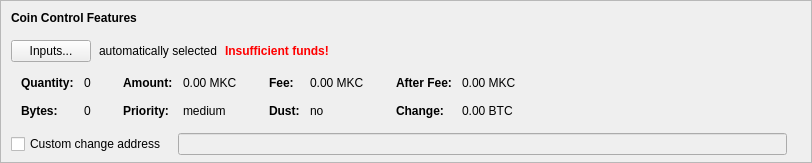
    <widget class="QFrame" name="frameCoinControl">
     <property name="sizePolicy">
      <sizepolicy hsizetype="Expanding" vsizetype="Expanding">
       <horstretch>0</horstretch>
       <verstretch>0</verstretch>
      </sizepolicy>
     </property>
     <property name="maximumSize">
      <size>
       <width>16777215</width>
       <height>16777215</height>
      </size>
     </property>
     <property name="frameShape">
      <enum>QFrame::StyledPanel</enum>
     </property>
     <property name="frameShadow">
      <enum>QFrame::Sunken</enum>
     </property>
     <layout class="QVBoxLayout" name="verticalLayoutCoinControl2">
      <property name="spacing">
       <number>0</number>
      </property>
      <property name="leftMargin">
       <number>0</number>
      </property>
      <property name="topMargin">
       <number>0</number>
      </property>
      <property name="rightMargin">
       <number>0</number>
      </property>
      <property name="bottomMargin">
       <number>6</number>
      </property>
      <item>
       <layout class="QVBoxLayout" name="verticalLayoutCoinControl" stretch="0,0,0,0,1">
        <property name="spacing">
         <number>0</number>
        </property>
        <property name="leftMargin">
         <number>10</number>
        </property>
        <property name="topMargin">
         <number>10</number>
        </property>
        <item>
         <layout class="QHBoxLayout" name="horizontalLayoutCoinControl1">
          <property name="bottomMargin">
           <number>15</number>
          </property>
          <item>
           <widget class="QLabel" name="labelCoinControlFeatures">
            <property name="sizePolicy">
             <sizepolicy hsizetype="Preferred" vsizetype="Maximum">
              <horstretch>0</horstretch>
              <verstretch>0</verstretch>
             </sizepolicy>
            </property>
            <property name="font">
             <font>
              <weight>75</weight>
              <bold>true</bold>
             </font>
            </property>
            <property name="styleSheet">
             <string notr="true">font-weight:bold;</string>
            </property>
            <property name="text">
             <string>Coin Control Features</string>
            </property>
           </widget>
          </item>
         </layout>
        </item>
        <item>
         <layout class="QHBoxLayout" name="horizontalLayoutCoinControl2" stretch="0,0,0,0">
          <property name="spacing">
           <number>8</number>
          </property>
          <property name="bottomMargin">
           <number>10</number>
          </property>
          <item>
           <widget class="QPushButton" name="pushButtonCoinControl">
            <property name="styleSheet">
             <string notr="true"/>
            </property>
            <property name="text">
             <string>Inputs...</string>
            </property>
            <property name="autoDefault">
             <bool>false</bool>
            </property>
           </widget>
          </item>
          <item>
           <widget class="QLabel" name="labelCoinControlAutomaticallySelected">
            <property name="text">
             <string>automatically selected</string>
            </property>
            <property name="margin">
             <number>5</number>
            </property>
           </widget>
          </item>
          <item>
           <widget class="QLabel" name="labelCoinControlInsuffFunds">
            <property name="font">
             <font>
              <weight>75</weight>
              <bold>true</bold>
             </font>
            </property>
            <property name="styleSheet">
             <string notr="true">color:red;font-weight:bold;</string>
            </property>
            <property name="text">
             <string>Insufficient funds!</string>
            </property>
            <property name="margin">
             <number>5</number>
            </property>
           </widget>
          </item>
          <item>
           <spacer name="horizontalSpacerCoinControl">
            <property name="orientation">
             <enum>Qt::Horizontal</enum>
            </property>
            <property name="sizeHint" stdset="0">
             <size>
              <width>40</width>
              <height>1</height>
             </size>
            </property>
           </spacer>
          </item>
         </layout>
        </item>
        <item>
         <widget class="QWidget" name="widgetCoinControl" native="true">
          <property name="sizePolicy">
           <sizepolicy hsizetype="Preferred" vsizetype="Preferred">
            <horstretch>0</horstretch>
            <verstretch>0</verstretch>
           </sizepolicy>
          </property>
          <property name="minimumSize">
           <size>
            <width>0</width>
            <height>0</height>
           </size>
          </property>
          <property name="styleSheet">
           <string notr="true"/>
          </property>
          <layout class="QHBoxLayout" name="horizontalLayoutCoinControl5">
           <property name="leftMargin">
            <number>0</number>
           </property>
           <property name="topMargin">
            <number>0</number>
           </property>
           <property name="rightMargin">
            <number>0</number>
           </property>
           <property name="bottomMargin">
            <number>0</number>
           </property>
           <item>
            <layout class="QHBoxLayout" name="horizontalLayoutCoinControl3" stretch="0,0,0,1">
             <property name="spacing">
              <number>20</number>
             </property>
             <property name="topMargin">
              <number>0</number>
             </property>
             <property name="bottomMargin">
              <number>10</number>
             </property>
             <item>
              <layout class="QFormLayout" name="formLayoutCoinControl1">
               <property name="horizontalSpacing">
                <number>10</number>
               </property>
               <property name="verticalSpacing">
                <number>14</number>
               </property>
               <property name="leftMargin">
                <number>10</number>
               </property>
               <property name="topMargin">
                <number>4</number>
               </property>
               <property name="rightMargin">
                <number>6</number>
               </property>
               <item row="0" column="0">
                <widget class="QLabel" name="labelCoinControlQuantityText">
                 <property name="font">
                  <font>
                   <weight>75</weight>
                   <bold>true</bold>
                  </font>
                 </property>
                 <property name="text">
                  <string>Quantity:</string>
                 </property>
                 <property name="margin">
                  <number>0</number>
                 </property>
                </widget>
               </item>
               <item row="0" column="1">
                <widget class="QLabel" name="labelCoinControlQuantity">
                 <property name="cursor">
                  <cursorShape>IBeamCursor</cursorShape>
                 </property>
                 <property name="contextMenuPolicy">
                  <enum>Qt::ActionsContextMenu</enum>
                 </property>
                 <property name="text">
                  <string notr="true">0</string>
                 </property>
                 <property name="margin">
                  <number>0</number>
                 </property>
                 <property name="textInteractionFlags">
                  <set>Qt::LinksAccessibleByMouse|Qt::TextSelectableByKeyboard|Qt::TextSelectableByMouse</set>
                 </property>
                </widget>
               </item>
               <item row="1" column="0">
                <widget class="QLabel" name="labelCoinControlBytesText">
                 <property name="font">
                  <font>
                   <weight>75</weight>
                   <bold>true</bold>
                  </font>
                 </property>
                 <property name="text">
                  <string>Bytes:</string>
                 </property>
                </widget>
               </item>
               <item row="1" column="1">
                <widget class="QLabel" name="labelCoinControlBytes">
                 <property name="cursor">
                  <cursorShape>IBeamCursor</cursorShape>
                 </property>
                 <property name="contextMenuPolicy">
                  <enum>Qt::ActionsContextMenu</enum>
                 </property>
                 <property name="text">
                  <string notr="true">0</string>
                 </property>
                 <property name="textInteractionFlags">
                  <set>Qt::LinksAccessibleByMouse|Qt::TextSelectableByKeyboard|Qt::TextSelectableByMouse</set>
                 </property>
                </widget>
               </item>
              </layout>
             </item>
             <item>
              <layout class="QFormLayout" name="formLayoutCoinControl2">
               <property name="horizontalSpacing">
                <number>10</number>
               </property>
               <property name="verticalSpacing">
                <number>14</number>
               </property>
               <property name="leftMargin">
                <number>6</number>
               </property>
               <property name="topMargin">
                <number>4</number>
               </property>
               <property name="rightMargin">
                <number>6</number>
               </property>
               <item row="0" column="0">
                <widget class="QLabel" name="labelCoinControlAmountText">
                 <property name="font">
                  <font>
                   <weight>75</weight>
                   <bold>true</bold>
                  </font>
                 </property>
                 <property name="text">
                  <string>Amount:</string>
                 </property>
                 <property name="margin">
                  <number>0</number>
                 </property>
                </widget>
               </item>
               <item row="0" column="1">
                <widget class="QLabel" name="labelCoinControlAmount">
                 <property name="cursor">
                  <cursorShape>IBeamCursor</cursorShape>
                 </property>
                 <property name="contextMenuPolicy">
                  <enum>Qt::ActionsContextMenu</enum>
                 </property>
                 <property name="text">
                  <string notr="true">0.00 MKC</string>
                 </property>
                 <property name="textInteractionFlags">
                  <set>Qt::LinksAccessibleByMouse|Qt::TextSelectableByKeyboard|Qt::TextSelectableByMouse</set>
                 </property>
                </widget>
               </item>
               <item row="1" column="0">
                <widget class="QLabel" name="labelCoinControlPriorityText">
                 <property name="font">
                  <font>
                   <weight>75</weight>
                   <bold>true</bold>
                  </font>
                 </property>
                 <property name="text">
                  <string>Priority:</string>
                 </property>
                </widget>
               </item>
               <item row="1" column="1">
                <widget class="QLabel" name="labelCoinControlPriority">
                 <property name="cursor">
                  <cursorShape>IBeamCursor</cursorShape>
                 </property>
                 <property name="contextMenuPolicy">
                  <enum>Qt::ActionsContextMenu</enum>
                 </property>
                 <property name="text">
                  <string notr="true">medium</string>
                 </property>
                 <property name="textInteractionFlags">
                  <set>Qt::LinksAccessibleByMouse|Qt::TextSelectableByKeyboard|Qt::TextSelectableByMouse</set>
                 </property>
                </widget>
               </item>
              </layout>
             </item>
             <item>
              <layout class="QFormLayout" name="formLayoutCoinControl3">
               <property name="horizontalSpacing">
                <number>10</number>
               </property>
               <property name="verticalSpacing">
                <number>14</number>
               </property>
               <property name="leftMargin">
                <number>6</number>
               </property>
               <property name="topMargin">
                <number>4</number>
               </property>
               <property name="rightMargin">
                <number>6</number>
               </property>
               <item row="0" column="0">
                <widget class="QLabel" name="labelCoinControlFeeText">
                 <property name="font">
                  <font>
                   <weight>75</weight>
                   <bold>true</bold>
                  </font>
                 </property>
                 <property name="text">
                  <string>Fee:</string>
                 </property>
                 <property name="margin">
                  <number>0</number>
                 </property>
                </widget>
               </item>
               <item row="0" column="1">
                <widget class="QLabel" name="labelCoinControlFee">
                 <property name="cursor">
                  <cursorShape>IBeamCursor</cursorShape>
                 </property>
                 <property name="contextMenuPolicy">
                  <enum>Qt::ActionsContextMenu</enum>
                 </property>
                 <property name="text">
                  <string notr="true">0.00 MKC</string>
                 </property>
                 <property name="textInteractionFlags">
                  <set>Qt::LinksAccessibleByMouse|Qt::TextSelectableByKeyboard|Qt::TextSelectableByMouse</set>
                 </property>
                </widget>
               </item>
               <item row="1" column="0">
                <widget class="QLabel" name="labelCoinControlLowOutputText">
                 <property name="font">
                  <font>
                   <weight>75</weight>
                   <bold>true</bold>
                  </font>
                 </property>
                 <property name="text">
                  <string>Dust:</string>
                 </property>
                </widget>
               </item>
               <item row="1" column="1">
                <widget class="QLabel" name="labelCoinControlLowOutput">
                 <property name="cursor">
                  <cursorShape>IBeamCursor</cursorShape>
                 </property>
                 <property name="contextMenuPolicy">
                  <enum>Qt::ActionsContextMenu</enum>
                 </property>
                 <property name="text">
                  <string notr="true">no</string>
                 </property>
                 <property name="textInteractionFlags">
                  <set>Qt::LinksAccessibleByMouse|Qt::TextSelectableByKeyboard|Qt::TextSelectableByMouse</set>
                 </property>
                </widget>
               </item>
              </layout>
             </item>
             <item>
              <layout class="QFormLayout" name="formLayoutCoinControl4">
               <property name="horizontalSpacing">
                <number>10</number>
               </property>
               <property name="verticalSpacing">
                <number>14</number>
               </property>
               <property name="leftMargin">
                <number>6</number>
               </property>
               <property name="topMargin">
                <number>4</number>
               </property>
               <property name="rightMargin">
                <number>6</number>
               </property>
               <item row="0" column="0">
                <widget class="QLabel" name="labelCoinControlAfterFeeText">
                 <property name="font">
                  <font>
                   <weight>75</weight>
                   <bold>true</bold>
                  </font>
                 </property>
                 <property name="text">
                  <string>After Fee:</string>
                 </property>
                 <property name="margin">
                  <number>0</number>
                 </property>
                </widget>
               </item>
               <item row="0" column="1">
                <widget class="QLabel" name="labelCoinControlAfterFee">
                 <property name="cursor">
                  <cursorShape>IBeamCursor</cursorShape>
                 </property>
                 <property name="contextMenuPolicy">
                  <enum>Qt::ActionsContextMenu</enum>
                 </property>
                 <property name="text">
                  <string notr="true">0.00 MKC</string>
                 </property>
                 <property name="textInteractionFlags">
                  <set>Qt::LinksAccessibleByMouse|Qt::TextSelectableByKeyboard|Qt::TextSelectableByMouse</set>
                 </property>
                </widget>
               </item>
               <item row="1" column="0">
                <widget class="QLabel" name="labelCoinControlChangeText">
                 <property name="font">
                  <font>
                   <weight>75</weight>
                   <bold>true</bold>
                  </font>
                 </property>
                 <property name="text">
                  <string>Change:</string>
                 </property>
                </widget>
               </item>
               <item row="1" column="1">
                <widget class="QLabel" name="labelCoinControlChange">
                 <property name="cursor">
                  <cursorShape>IBeamCursor</cursorShape>
                 </property>
                 <property name="contextMenuPolicy">
                  <enum>Qt::ActionsContextMenu</enum>
                 </property>
                 <property name="text">
                  <string notr="true">0.00 BTC</string>
                 </property>
                 <property name="textInteractionFlags">
                  <set>Qt::LinksAccessibleByMouse|Qt::TextSelectableByKeyboard|Qt::TextSelectableByMouse</set>
                 </property>
                </widget>
               </item>
              </layout>
             </item>
            </layout>
           </item>
          </layout>
         </widget>
        </item>
        <item>
         <layout class="QHBoxLayout" name="horizontalLayoutCoinControl4" stretch="0,0,0">
          <property name="spacing">
           <number>12</number>
          </property>
          <property name="sizeConstraint">
           <enum>QLayout::SetDefaultConstraint</enum>
          </property>
          <property name="topMargin">
           <number>5</number>
          </property>
          <property name="rightMargin">
           <number>5</number>
          </property>
          <item>
           <widget class="QCheckBox" name="checkBoxCoinControlChange">
            <property name="toolTip">
             <string>If this is activated, but the change address is empty or invalid, change will be sent to a newly generated address.</string>
            </property>
            <property name="text">
             <string>Custom change address</string>
            </property>
           </widget>
          </item>
          <item>
           <widget class="QValidatedLineEdit" name="lineEditCoinControlChange">
            <property name="enabled">
             <bool>false</bool>
            </property>
            <property name="sizePolicy">
             <sizepolicy hsizetype="Expanding" vsizetype="Fixed">
              <horstretch>0</horstretch>
              <verstretch>0</verstretch>
             </sizepolicy>
            </property>
           </widget>
          </item>
          <item>
           <widget class="QLabel" name="labelCoinControlChangeLabel">
            <property name="sizePolicy">
             <sizepolicy hsizetype="Preferred" vsizetype="Expanding">
              <horstretch>0</horstretch>
              <verstretch>0</verstretch>
             </sizepolicy>
            </property>
            <property name="minimumSize">
             <size>
              <width>0</width>
              <height>0</height>
             </size>
            </property>
            <property name="text">
             <string/>
            </property>
            <property name="margin">
             <number>3</number>
            </property>
           </widget>
          </item>
         </layout>
        </item>
        <item>
         <spacer name="verticalSpacerCoinControl">
          <property name="orientation">
           <enum>Qt::Vertical</enum>
          </property>
          <property name="sizeHint" stdset="0">
           <size>
            <width>800</width>
            <height>1</height>
           </size>
          </property>
         </spacer>
        </item>
       </layout>
      </item>
     </layout>
    </widget>
